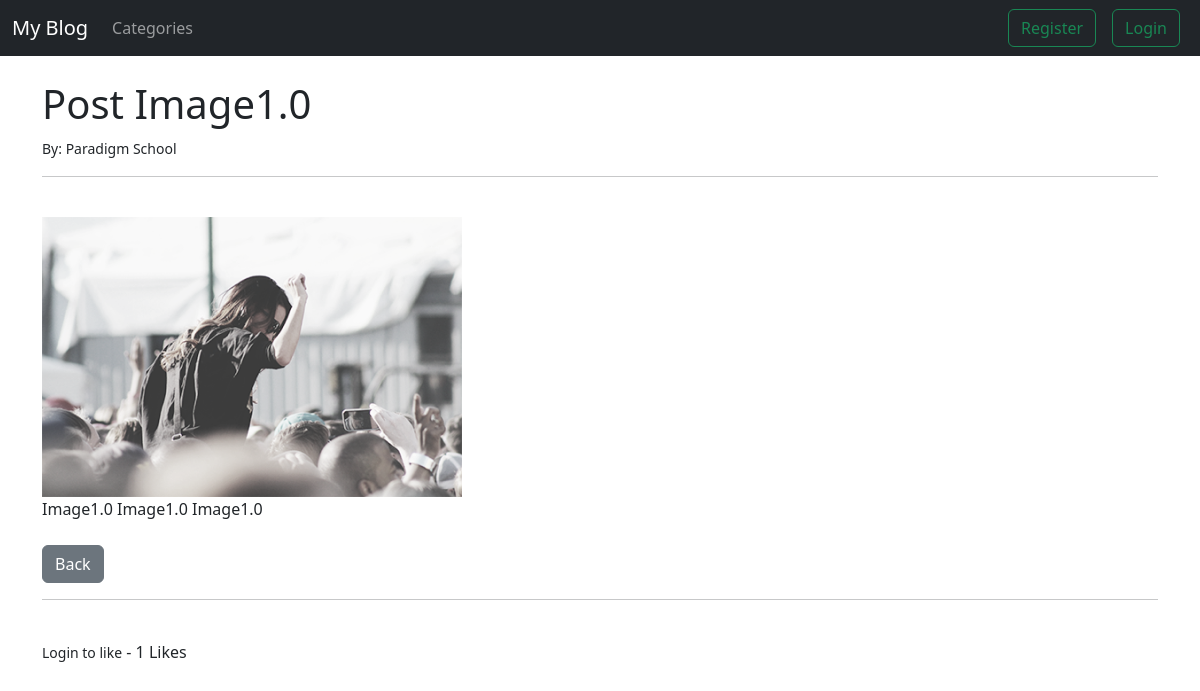
The app's page /article/9 with its own data.
### myblog/models.py (models this page shows, shortened)
class Post(models.Model):
    title = models.CharField(max_length=255)
    header_image = models.ImageField(null=True, blank=True, upload_to='images/')
    author = models.ForeignKey(User, on_delete=models.CASCADE)
    body = models.TextField()
    post_date = models.DateField(auto_now_add=True)
    category = models.CharField(max_length=255, default='coding')
    likes = models.ManyToManyField(User, related_name='blog_post')
    def total_likes(self):
        return self.likes.count()

### myblog/views.py (the view)
# urls.py: path('article/<int:pk>', ArticleDetailView.as_view(), name='article-detail'),
class ArticleDetailView(DetailView):
    model = Post
    template_name = 'article_details.html'
    def get_context_data(self, **kwargs):
        context = super(ArticleDetailView, self).get_context_data(**kwargs)
        cat_menu = Category.objects.all()
        stuff = get_object_or_404(Post, id=self.kwargs['pk'])
        total_likes = stuff.total_likes()
        liked = False
        if stuff.likes.filter(id=self.request.user.id).exists():
            liked = True
        context["cat_menu"] = cat_menu
        context["total_likes"] = total_likes
        context["liked"] = liked
        return context

### myblog/templates/article_details.html (shortened to what this page needs)
{% extends 'base.html' %}
{% block content %}
    <h1>Post {{post.title}}</h1>
    <small>By: {{post.author.first_name}}
    {{post.author.last_name}}</small>
    <br><hr><br>
    <img src="{{ post.header_image.url }}" alt="">
    <br>
    {{post.body}}
    <br>
    <br>
    <a href="{% url 'home' %}" class="btn btn-secondary">Back</a>
<br><hr><br>
<form action="{% url 'like_post' post.pk %}" method="POST">
        {% if user.is_authenticated %}
            {% if liked %}
                <button type="submit" name="post_id" value="{{ post.id }}" class="btn btn-danger btn-sm">Unlike</button>
            {% else %}
                <button type="submit" name="post_id" value="{{ post.id }}" class="btn btn-primary btn-sm">Like</button>
            {% endif %}
        {% else %}
            <small>Login to like</small>
        {% endif %}
    - {{total_likes}} Likes
</form>
{% endblock %}

### records on screen
Post: title "Image1.0", author.first_name "Paradigm", author.last_name "School", header_image (picture), body "Image1.0 Image1.0 Image1.0"

### other values on screen
{{ total_likes }} "1"
